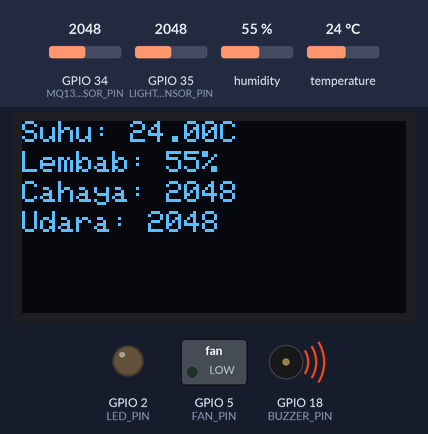
The sketch below on a simulated ESP32. Parts: 128×64 one-colour display, switched loads named in the sketch (green lamp = pin HIGH), output pins drawn as LEDs (lit = HIGH), buzzer (waves = sounding, pin HIGH). The test bench sets the inputs (shaded band); at power-on: temperature 24 °C, GPIO 34 (MQ135_SENSOR_PIN) = 2048, GPIO 35 (LIGHT_SENSOR_PIN) = 2048, humidity 55 %. WiFi joins after 1.5 s; servers stay silent unless stated; web services answer with replies made up by the test bench; what the sketch prints to the serial monitor is not drawn.

Above: at 5.6 s.
5.7 s: temperature set to 32 °C
At 11.2 s:
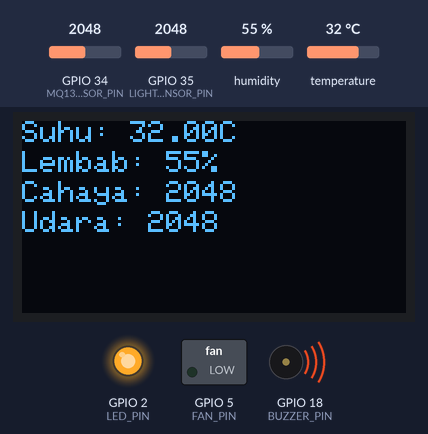
16.8 s: temperature set to 35 °C
At 21.5 s:
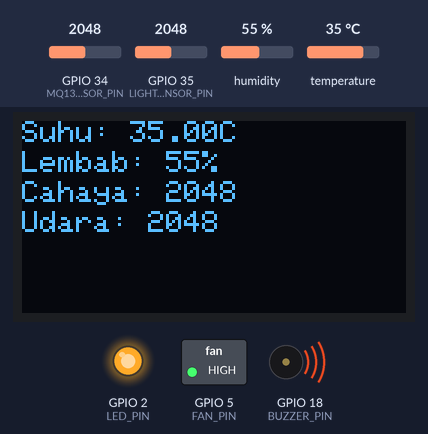
26.9 s: GPIO 34 (MQ135_SENSOR_PIN) set to 1047
At 31.7 s:
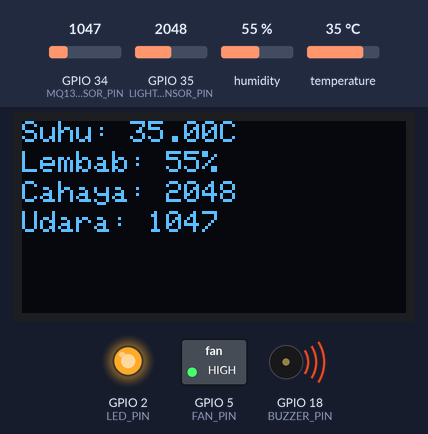
32.0 s: GPIO 34 (MQ135_SENSOR_PIN) set to 972
At 36.3 s:
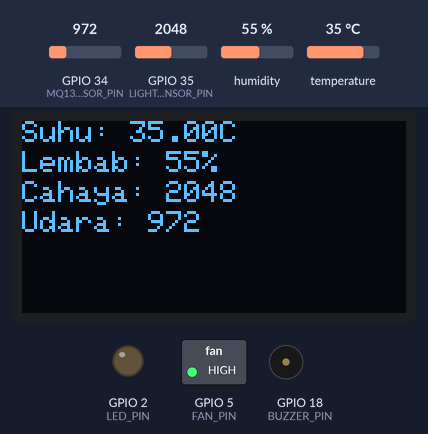
42.3 s: temperature set to 28 °C
At 46.7 s:
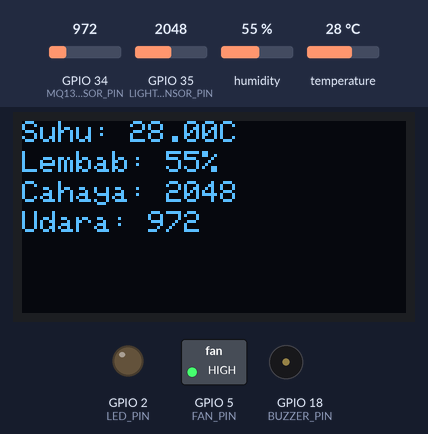
47.3 s: temperature set to 25 °C
At 52.4 s:
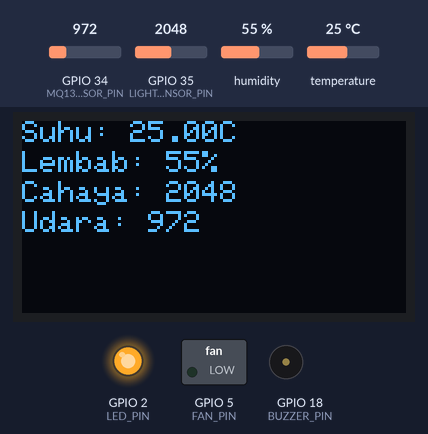
Timing chart, 0 to 57.5 s (numbered marks = the images above; inputs shaded):
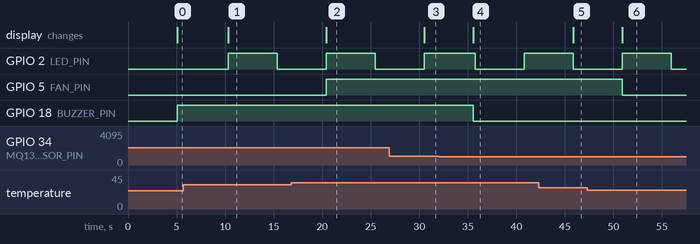

The sketch:

Tugas3.ino
```cpp
#define BLYNK_TEMPLATE_ID "TMPL6obEA1g6L"
#define BLYNK_TEMPLATE_NAME "Sensor dan Sinyal Pertemuan 10"
#define BLYNK_AUTH_TOKEN "qMrxHqtwtYPyz2D5K89uUN4Ntf0ZqFZu"
#include <WiFi.h>
#include <WiFiClient.h>
#include <BlynkSimpleEsp32.h>
#include <Wire.h>
#include <Adafruit_GFX.h>
#include <Adafruit_SSD1306.h>
#include <DHT.h>
#include <HTTPClient.h>
// WiFi
char ssid[] = "Sukamara";
char pass[] = "sukamare2024";
// Telegram
String BOT_TOKEN = "8182004991:AAGqVI5GJEpnllijG0PLkiEGhjPRcfTfdxY";
String CHAT_ID = "1024390727";
// OLED
#define SCREEN_WIDTH 128
#define SCREEN_HEIGHT 64
Adafruit_SSD1306 oled(SCREEN_WIDTH, SCREEN_HEIGHT, &Wire, -1);
// DHT
#define DHTPIN 4
#define DHTTYPE DHT11
DHT dht(DHTPIN, DHTTYPE);

// Sensor pin
#define FAN_PIN 5
#define LED_PIN 2
#define BUZZER_PIN 18
#define LIGHT_SENSOR_PIN 35      // LDR A0 ke GPIO35 (ADC)
#define MQ135_SENSOR_PIN 34      // MQ135 A0 ke GPIO34 (ADC)
// Threshold
#define MAX_TEMP 34
#define MIN_TEMP 27
#define ALERT_TEMP 35.0
#define BAD_AIR_QUALITY 1000
// Waktu sampling
unsigned long prev = 0;
#define REFRESH_RATE 5000
bool fan_status = false;
bool led_status = false;
bool was_alerted = false;

void fan_on(bool value) {
  digitalWrite(FAN_PIN, value);
}

void alert_on(bool state) {
  digitalWrite(BUZZER_PIN, state);
}

void sendTelegramAlert(String message) {
  if (WiFi.status() == WL_CONNECTED) {
    message.replace(" ", "%20");
    message.replace("\n", "%0A");
    message.replace("°", "%C2%B0");
    message.replace(":", "%3A");
    String url = "https://api.telegram.org/bot" + BOT_TOKEN + "/sendMessage?chat_id=" + CHAT_ID + "&text=" + message;
    HTTPClient http;
    http.begin(url);
    int httpCode = http.GET();
    if (httpCode > 0) {
      String response = http.getString();
      Serial.println("Telegram terkirim: " + response);
    } else {
      Serial.print("Gagal kirim Telegram. HTTP code: ");
      Serial.println(httpCode);
    }
    http.end();
  } else {
    Serial.println("WiFi tidak terhubung saat mencoba kirim Telegram.");
  }
}

void read_send_Data() {
  float suhu = dht.readTemperature();
  int kelembaban = dht.readHumidity();
  int cahaya = analogRead(LIGHT_SENSOR_PIN);
  int udara = analogRead(MQ135_SENSOR_PIN);
  if (isnan(suhu) || isnan(kelembaban)) {
    Serial.println("Gagal membaca dari DHT11!");
    return;
  }
  // OLED
  oled.clearDisplay();
  oled.setTextColor(WHITE);
  oled.setTextSize(1);
  oled.setCursor(0, 0); oled.print("Suhu: "); oled.print(suhu); oled.print("C");
  oled.setCursor(0, 10); oled.print("Lembab: "); oled.print(kelembaban); oled.print("%");
  oled.setCursor(0, 20); oled.print("Cahaya: "); oled.print(cahaya);
  oled.setCursor(0, 30); oled.print("Udara: "); oled.print(udara);
  oled.display();
  // Kipas
  if (suhu >= MAX_TEMP) {
    fan_status = true;
    fan_on(HIGH);
  } else if (suhu < MIN_TEMP) {
    fan_status = false;
    fan_on(LOW);
  }

  // Deteksi kondisi buruk
  bool kondisi_buruk = (suhu > ALERT_TEMP || udara > BAD_AIR_QUALITY);
  // Alert & Telegram
  if (kondisi_buruk && !was_alerted) {
    alert_on(true);
    sendTelegramAlert("⚠️ ALERT!\nSuhu: " + String(suhu) + "°C\nUdara Buruk: " + String(udara));
    was_alerted = true;
  } else if (!kondisi_buruk && was_alerted) {
    alert_on(false);
    sendTelegramAlert("✅ Kondisi kembali normal\nSuhu: " + String(suhu) + "°C\nUdara: " + String(udara));
    was_alerted = false;
  } else {
    alert_on(kondisi_buruk);
  }
  // LED berkedip
  digitalWrite(LED_PIN, led_status);
  led_status = !led_status;
  // Serial log
  Serial.print("Suhu: "); Serial.print(suhu);
  Serial.print(" C, Kelembaban: "); Serial.print(kelembaban);
  Serial.print(" %, Cahaya: "); Serial.print(cahaya);
  Serial.print(", Udara: "); Serial.println(udara);
  Blynk.virtualWrite(V0, suhu);
  Blynk.virtualWrite(V1, kelembaban);
  Blynk.virtualWrite(V2, fan_status);
  Blynk.virtualWrite(V3, cahaya);
  Blynk.virtualWrite(V4, udara);
}


void setup() {
  Serial.begin(115200);
  pinMode(FAN_PIN, OUTPUT);
  pinMode(LED_PIN, OUTPUT);
  pinMode(BUZZER_PIN, OUTPUT);
  dht.begin();
  Wire.begin();
  if (!oled.begin(SSD1306_SWITCHCAPVCC, 0x3C)) {
    Serial.println(F("OLED gagal dimulai"));
    while (1);  }
  oled.clearDisplay();
  oled.setTextSize(1);
  oled.setCursor(0, 0);
  oled.print("Menghubungkan WiFi...");
  oled.display();
  WiFi.begin(ssid, pass);
  while (WiFi.status() != WL_CONNECTED) {
    delay(500);
    Serial.print(".");  }
  Serial.println("Terhubung WiFi");
  Blynk.begin(BLYNK_AUTH_TOKEN, ssid, pass);
}
void loop() {
  Blynk.run();
  if (millis() - prev > REFRESH_RATE) {
    read_send_Data();
    prev = millis();
  }
}
```

Measured:
- the behaviour switches between 33 and 34 °C on temperature (found by bisection; images 1 and 2)
- the behaviour switches between 1001 and 1000 on GPIO 34 (MQ135_SENSOR_PIN) (found by bisection; images 3 and 4)
- the behaviour switches between 27 and 26 °C on temperature (found by bisection; images 5 and 6)
- after the input at 5.7 s, the display: changes after 4.6 s (image 1)
- after the input at 16.8 s, GPIO 5 (FAN_PIN): LOW → HIGH after 3.6 s; the display: changes after 3.6 s (image 2)
- after the input at 26.9 s, the display: changes after 3.6 s (image 3)
- after the input at 32.0 s, GPIO 18 (BUZZER_PIN): HIGH → LOW after 3.6 s; the display: changes after 3.6 s (image 4)
- after the input at 42.3 s, the display: changes after 3.6 s (image 5)
- after the input at 47.3 s, GPIO 5 (FAN_PIN): HIGH → LOW after 3.6 s; the display: changes after 3.6 s (image 6)
